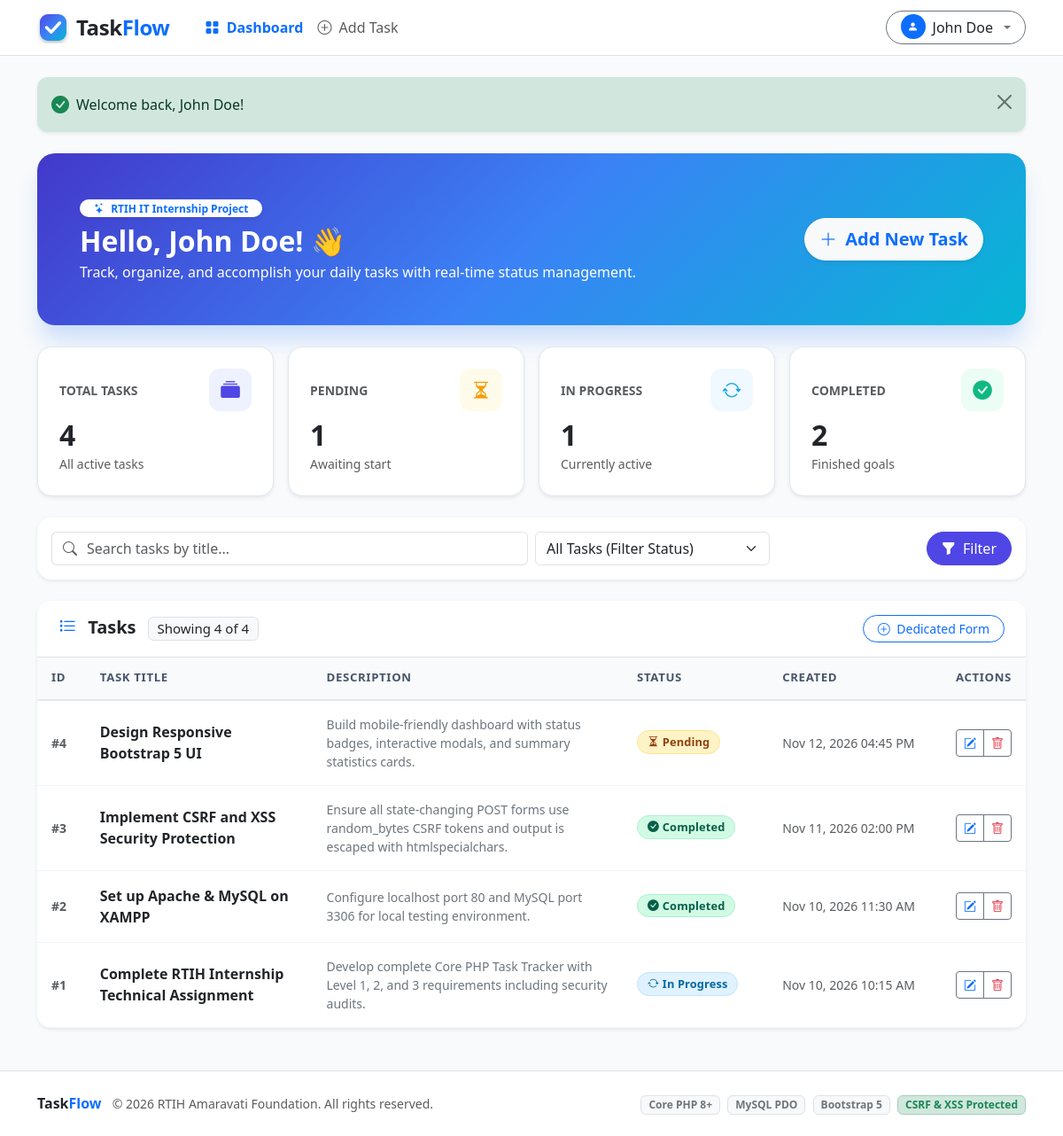
/tasks/index.php (signed in), run on the app's committed database.
### tables this page shows
CREATE TABLE `tasks` (
  `id` INT AUTO_INCREMENT PRIMARY KEY,
  `user_id` INT NOT NULL,
  `title` VARCHAR(255) NOT NULL,
  `description` TEXT NULL,
  `status` ENUM('Pending', 'In Progress', 'Completed') NOT NULL DEFAULT 'Pending',
  `created_at` TIMESTAMP DEFAULT CURRENT_TIMESTAMP,
  INDEX `idx_tasks_user_id` (`user_id`),
  INDEX `idx_tasks_status` (`status`),
  INDEX `idx_tasks_title` (`title`),
  CONSTRAINT `fk_tasks_user` 
    FOREIGN KEY (`user_id`) 
    REFERENCES `users` (`id`) 
    ON DELETE CASCADE 
    ON UPDATE CASCADE
);

### includes/auth.php (called while the page is built, shortened)
<?php
require_once __DIR__ . '/functions.php';
function is_logged_in(): bool
{
    return isset($_SESSION['user_id']) && is_numeric($_SESSION['user_id']) && (int)$_SESSION['user_id'] > 0;
}
function current_user(): ?array
{
    return $_SESSION['user'];
}

### tasks/index.php (the view, shortened to what this page needs)
<?php
require_once __DIR__ . '/../includes/functions.php';
require_once __DIR__ . '/../includes/auth.php';
$userId = current_user_id();
$pdo = getDBConnection();
$statsStmt = $pdo->prepare('
    SELECT
        COUNT(*) AS total,
        COALESCE(SUM(CASE WHEN status = "Pending" THEN 1 ELSE 0 END), 0) AS pending,
        COALESCE(SUM(CASE WHEN status = "In Progress" THEN 1 ELSE 0 END), 0) AS in_progress,
        COALESCE(SUM(CASE WHEN status = "Completed" THEN 1 ELSE 0 END), 0) AS completed
    FROM tasks
    WHERE user_id = :user_id
');
$statsStmt->execute([':user_id' => $userId]);
$stats = $statsStmt->fetch() ?: ['total' => 0, 'pending' => 0, 'in_progress' => 0, 'completed' => 0];
$search = sanitize_input($_GET['search'] ?? '');
$statusFilter = sanitize_input($_GET['status'] ?? '');
$whereConditions = ['user_id = :user_id'];
$queryParams = [':user_id' => $userId];
$whereSql = implode(' AND ', $whereConditions);
$perPage = 6;
$currentPage = max(1, (int)($_GET['page'] ?? 1));
$countStmt = $pdo->prepare("SELECT COUNT(*) FROM tasks WHERE {$whereSql}");
foreach ($queryParams as $key => $val) {
    $countStmt->bindValue($key, $val);
}
$countStmt->execute();
$totalMatching = (int)$countStmt->fetchColumn();
$offset = ($currentPage - 1) * $perPage;
$tasksStmt = $pdo->prepare("
    SELECT id, user_id, title, description, status, created_at
    FROM tasks
    WHERE {$whereSql}
    ORDER BY created_at DESC
    LIMIT :limit OFFSET :offset
");
foreach ($queryParams as $key => $val) {
    $tasksStmt->bindValue($key, $val);
}
$tasksStmt->bindValue(':limit', $perPage, PDO::PARAM_INT);
$tasksStmt->bindValue(':offset', $offset, PDO::PARAM_INT);
$tasksStmt->execute();
$tasks = $tasksStmt->fetchAll();
$isFiltered = ($search !== '' || $statusFilter !== '');
require_once __DIR__ . '/../includes/header.php';
?>
<div class="hero-banner p-4 p-md-5 mb-4">
    <div class="row align-items-center">
        <div class="col-lg-8">
            <span class="badge bg-white text-primary mb-2 px-3 py-1 fw-bold rounded-pill shadow-sm">
                <i class="bi bi-stars me-1"></i> RTIH IT Internship Project
            </span>
            <h2 class="fw-bold mb-1">Hello, <?= e($currentUser['full_name']); ?>! 👋</h2>
            <p class="mb-0 opacity-90">
                Track, organize, and accomplish your daily tasks with real-time status management.
            </p>
        </div>
        <div class="col-lg-4 text-lg-end mt-3 mt-lg-0">
            <button type="button" class="btn btn-light btn-lg rounded-pill fw-semibold shadow-sm text-primary" data-bs-toggle="modal" data-bs-target="#createTaskModal">
                <i class="bi bi-plus-lg me-1"></i> Add New Task
            </button>
        </div>
    </div>
</div>
<div class="row g-3 mb-4">
    <div class="col-6 col-md-3">
        <a href="<?= e(base_url('tasks/index.php')); ?>" class="text-decoration-none text-dark">
            <div class="stat-card p-3 p-md-4 shadow-sm h-100">
                <div class="d-flex align-items-center justify-content-between mb-2">
                    <span class="text-muted small fw-semibold text-uppercase tracking-wide">Total Tasks</span>
                    <div class="stat-icon-wrapper stat-icon-total">
                        <i class="bi bi-collection-fill"></i>
                    </div>
                </div>
                <h2 class="fw-bold mb-0 text-dark"><?= (int)$stats['total']; ?></h2>
                <span class="small text-muted">All active tasks</span>
            </div>
        </a>
    </div>
    <div class="col-6 col-md-3">
        <a href="<?= e(base_url('tasks/index.php?status=Pending')); ?>" class="text-decoration-none text-dark">
            <div class="stat-card p-3 p-md-4 shadow-sm h-100">
                <div class="d-flex align-items-center justify-content-between mb-2">
                    <span class="text-muted small fw-semibold text-uppercase tracking-wide">Pending</span>
                    <div class="stat-icon-wrapper stat-icon-pending">
                        <i class="bi bi-hourglass-split"></i>
                    </div>
                </div>
                <h2 class="fw-bold mb-0 text-dark"><?= (int)$stats['pending']; ?></h2>
                <span class="small text-muted">Awaiting start</span>
            </div>
        </a>
    </div>
    <div class="col-6 col-md-3">
        <a href="<?= e(base_url('tasks/index.php?status=In+Progress')); ?>" class="text-decoration-none text-dark">
            <div class="stat-card p-3 p-md-4 shadow-sm h-100">
                <div class="d-flex align-items-center justify-content-between mb-2">
                    <span class="text-muted small fw-semibold text-uppercase tracking-wide">In Progress</span>
                    <div class="stat-icon-wrapper stat-icon-progress">
                        <i class="bi bi-arrow-repeat"></i>
                    </div>
                </div>
                <h2 class="fw-bold mb-0 text-dark"><?= (int)$stats['in_progress']; ?></h2>
                <span class="small text-muted">Currently active</span>
            </div>
        </a>
    </div>
    <div class="col-6 col-md-3">
        <a href="<?= e(base_url('tasks/index.php?status=Completed')); ?>" class="text-decoration-none text-dark">
            <div class="stat-card p-3 p-md-4 shadow-sm h-100">
                <div class="d-flex align-items-center justify-content-between mb-2">
                    <span class="text-muted small fw-semibold text-uppercase tracking-wide">Completed</span>
                    <div class="stat-icon-wrapper stat-icon-completed">
                        <i class="bi bi-check-circle-fill"></i>
                    </div>
                </div>
                <h2 class="fw-bold mb-0 text-dark"><?= (int)$stats['completed']; ?></h2>
                <span class="small text-muted">Finished goals</span>
            </div>
        </a>
    </div>
</div>
<div class="card card-custom p-3 mb-4 shadow-sm border-0">
    <form action="<?= e(base_url('tasks/index.php')); ?>" method="GET" class="row g-2 align-items-center">
        <div class="col-md-5 col-lg-6">
            <div class="input-group">
                <span class="input-group-text bg-white border-end-0 text-muted">
                    <i class="bi bi-search"></i>
                </span>
                <input type="text"
                       class="form-control border-start-0 ps-0"
                       name="search"
                       placeholder="Search tasks by title..."
                       value="<?= e($search); ?>"
                       autocomplete="off">
            </div>
        </div>
        <div class="col-md-4 col-lg-3">
            <select name="status" class="form-select" onchange="this.form.submit()">
                <option value="">All Tasks (Filter Status)</option>
            </select>
        </div>
        <div class="col-md-3 col-lg-3 d-flex gap-2 justify-content-md-end">
            <button type="submit" class="btn btn-primary px-3 rounded-pill">
                <i class="bi bi-funnel-fill me-1"></i> Filter
            </button>
        </div>
    </form>
</div>
<div class="card card-custom shadow-sm border-0 overflow-hidden mb-4">
    <div class="card-header bg-white py-3 px-4 d-flex justify-content-between align-items-center border-bottom">
        <h5 class="fw-bold mb-0 text-dark">
            <i class="bi bi-list-task me-2 text-primary"></i>
            Tasks
            <span class="badge bg-light text-dark border ms-2 fw-normal small">
                Showing <?= count($tasks); ?> of <?= $totalMatching; ?>
            </span>
        </h5>
        <div class="d-flex align-items-center gap-2">
            <a href="<?= e(base_url('tasks/create.php')); ?>" class="btn btn-sm btn-outline-primary rounded-pill px-3">
                <i class="bi bi-plus-circle me-1"></i> Dedicated Form
            </a>
        </div>
    </div>
    <?php if (empty($tasks)): ?>
        <div class="empty-state">
            <div class="empty-state-icon">
                <i class="bi bi-inbox"></i>
            </div>
            <h4 class="fw-bold text-dark">No Tasks Found</h4>
            <?php if ($isFiltered): ?>
                <p class="text-muted mb-3">No tasks match your search or filter criteria.</p>
                <a href="<?= e(base_url('tasks/index.php')); ?>" class="btn btn-outline-primary rounded-pill px-4">
                    Clear Filter Criteria
                </a>
            <?php else: ?>
                <p class="text-muted mb-3">You don't have any tasks in your list yet. Start by adding your first task!</p>
                <button type="button" class="btn btn-primary rounded-pill px-4" data-bs-toggle="modal" data-bs-target="#createTaskModal">
                    <i class="bi bi-plus-lg me-1"></i> Create Your First Task
                </button>
            <?php endif; ?>
        </div>
    <?php else: ?>
        <div class="table-responsive">
            <table class="table table-custom table-hover mb-0">
                <thead>
                    <tr>
                        <th style="width: 5%;">ID</th>
                        <th style="width: 25%;">Task Title</th>
                        <th style="width: 35%;">Description</th>
                        <th style="width: 15%;">Status</th>
                        <th style="width: 10%;">Created</th>
                        <th style="width: 10%;" class="text-end">Actions</th>
                    </tr>
                </thead>
                <tbody>
                    <?php foreach ($tasks as $task): ?>
                        <tr>
                            <td class="text-muted small fw-semibold">#<?= (int)$task['id']; ?></td>
                            <td>
                                <div class="fw-bold text-dark"><?= e($task['title']); ?></div>
                            </td>
                            <td>
                                <div class="text-secondary small text-break">
                                    <?php if (!empty($task['description'])): ?>
                                        <?= nl2br(e($task['description'])); ?>
                                    <?php else: ?>
                                        <span class="text-muted fst-italic">No description provided</span>
                                    <?php endif; ?>
                                </div>
                            </td>
                            <td>
                                <button type="button"
                                        class="btn p-0 border-0 bg-transparent"
                                        data-bs-toggle="modal"
                                        data-bs-target="#statusModal"
                                        data-task-id="<?= (int)$task['id']; ?>"
                                        data-task-title="<?= e($task['title']); ?>"
                                        data-current-status="<?= e($task['status']); ?>"
                                        title="Click to quickly update status">
                                    <?= get_status_badge($task['status']); ?>
                                </button>
                            </td>
                            <td class="text-muted small text-nowrap">
                                <?= format_datetime($task['created_at']); ?>
                            </td>
                            <td class="text-end text-nowrap">
                                <div class="btn-group btn-group-sm" role="group">
                                    <a href="<?= e(base_url('tasks/edit.php?id=' . (int)$task['id'])); ?>"
                                       class="btn btn-outline-secondary"
                                       data-bs-toggle="tooltip"
                                       title="Edit Task">
                                        <i class="bi bi-pencil-square text-primary"></i>
                                    </a>
                                    <button type="button"
                                            class="btn btn-outline-secondary"
                                            data-bs-toggle="modal"
                                            data-bs-target="#deleteTaskModal"
                                            data-task-id="<?= (int)$task['id']; ?>"
                                            data-task-title="<?= e($task['title']); ?>"
                                            title="Delete Task">
                                        <i class="bi bi-trash text-danger"></i>
                                    </button>
                                </div>
                            </td>
                        </tr>
                    <?php endforeach; ?>
                </tbody>
            </table>
        </div>
    <?php endif; ?>
</div>
<?php require_once __DIR__ . '/../includes/footer.php'; ?>

### includes/functions.php (shortened to what this page needs)
<?php
function e(mixed $value): string
{
    return htmlspecialchars((string)($value ?? ''), ENT_QUOTES | ENT_SUBSTITUTE | ENT_HTML5, 'UTF-8');
}
function sanitize_input(mixed $data): mixed
{
    if (is_string($data)) {
        return trim($data);
    }
    return $data;
}
function base_url(string $path = ''): string
{
    static $computedBase = null;
    if ($computedBase === null) {
        $envUrl = getenv('APP_URL') ?: ($_ENV['APP_URL'] ?? '');
        if (!empty($envUrl)) {
            $computedBase = rtrim($envUrl, '/');
        }
    }
    $cleanPath = ltrim($path, '/');
    return $cleanPath === '' ? $computedBase : "{$computedBase}/{$cleanPath}";
}
function get_status_badge(string $status): string
{
    return match ($status) {
        'Pending' => '<span class="badge badge-status badge-pending text-dark"><i class="bi bi-hourglass-split me-1"></i>Pending</span>',
        'In Progress' => '<span class="badge badge-status badge-in-progress text-dark"><i class="bi bi-arrow-repeat me-1"></i>In Progress</span>',
        'Completed' => '<span class="badge badge-status badge-completed"><i class="bi bi-check-circle-fill me-1"></i>Completed</span>',
        default => '<span class="badge bg-secondary"><i class="bi bi-question-circle me-1"></i>' . e($status) . '</span>',
    };
}
function format_datetime(?string $datetime): string
{
    try {
        $dt = new DateTime($datetime);
        return $dt->format('M d, Y h:i A');
    } catch (Exception) {
        return e($datetime);
    }
}

### data on the page
tasks: id "4", title "Design Responsive Bootstrap 5 UI", description "Build mobile-friendly dashboard with status badges, interactive modals, and summary statistics cards.", status "Pending", created_at "Nov 12, 2026 04:45 PM"
tasks: id "3", title "Implement CSRF and XSS Security Protection", description "Ensure all state-changing POST forms use random_bytes CSRF tokens and output is escaped with htmlspecialchars.", status "Completed", created_at "Nov 11, 2026 02:00 PM"
tasks: id "2", title "Set up Apache & MySQL on XAMPP", description "Configure localhost port 80 and MySQL port 3306 for local testing environment.", status "Completed", created_at "Nov 10, 2026 11:30 AM"
tasks: id "1", title "Complete RTIH Internship Technical Assignment", description "Develop complete Core PHP Task Tracker with Level 1, 2, and 3 requirements including security audits.", status "In Progress", created_at "Nov 10, 2026 10:15 AM"

### other printed values
$currentUser['full_name'] "John Doe"
$flash['message'] "Welcome back, John Doe!"
$stats['total'] "4"
$stats['pending'] "1"
$stats['in_progress'] "1"
$stats['completed'] "2"
count($tasks) "4"
$totalMatching "4"
